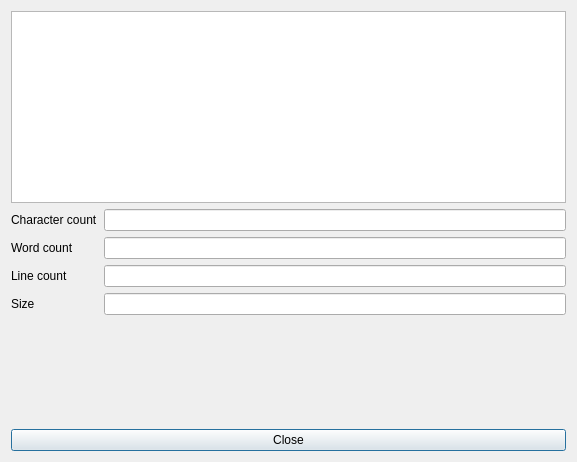
<?xml version="1.0" encoding="UTF-8"?>
<ui version="4.0">
 <class>TextStatisticsDialog</class>
 <widget class="QDialog" name="TextStatisticsDialog">
  <property name="geometry">
   <rect>
    <x>0</x>
    <y>0</y>
    <width>577</width>
    <height>462</height>
   </rect>
  </property>
  <property name="windowTitle">
   <string>Dialog</string>
  </property>
  <layout class="QVBoxLayout" name="verticalLayout">
   <item>
    <widget class="QTextEdit" name="textEdit"/>
   </item>
   <item>
    <layout class="QFormLayout" name="formLayout">
     <item row="0" column="0">
      <widget class="QLabel" name="label">
       <property name="text">
        <string>Character count</string>
       </property>
      </widget>
     </item>
     <item row="0" column="1">
      <widget class="QLineEdit" name="lineEditCC"/>
     </item>
     <item row="1" column="0">
      <widget class="QLabel" name="label_2">
       <property name="text">
        <string>Word count</string>
       </property>
      </widget>
     </item>
     <item row="1" column="1">
      <widget class="QLineEdit" name="lineEditWC"/>
     </item>
     <item row="2" column="0">
      <widget class="QLabel" name="label_3">
       <property name="text">
        <string>Line count</string>
       </property>
      </widget>
     </item>
     <item row="2" column="1">
      <widget class="QLineEdit" name="lineEditLC"/>
     </item>
     <item row="3" column="0">
      <widget class="QLabel" name="label_4">
       <property name="text">
        <string>Size</string>
       </property>
      </widget>
     </item>
     <item row="3" column="1">
      <widget class="QLineEdit" name="lineEditSZ"/>
     </item>
    </layout>
   </item>
   <item>
    <spacer name="verticalSpacer">
     <property name="orientation">
      <enum>Qt::Vertical</enum>
     </property>
     <property name="sizeHint" stdset="0">
      <size>
       <width>20</width>
       <height>38</height>
      </size>
     </property>
    </spacer>
   </item>
   <item>
    <widget class="QPushButton" name="pushButtonClose">
     <property name="text">
      <string>Close</string>
     </property>
    </widget>
   </item>
  </layout>
 </widget>
 <resources/>
 <connections/>
</ui>
